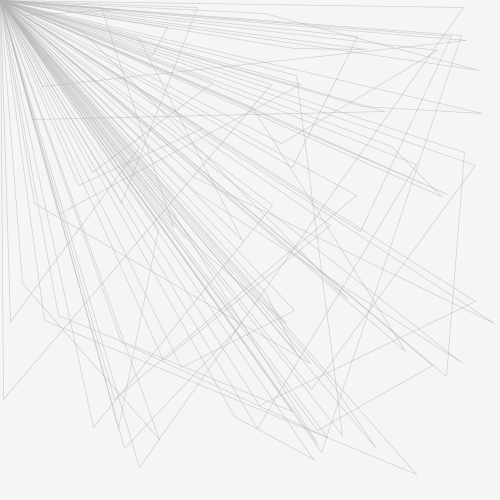
Frame 1 (no input)
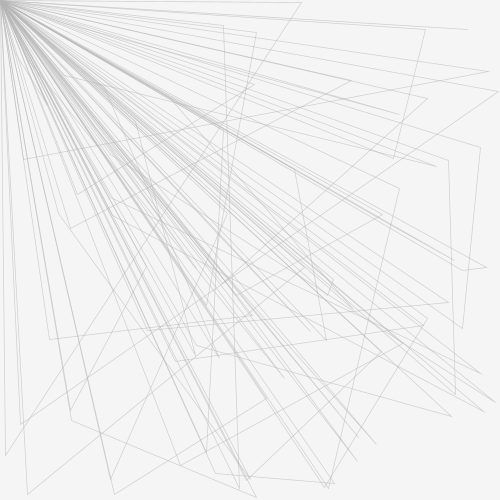
Frame 60 (the mouse pressed at the canvas centre just before this capture)
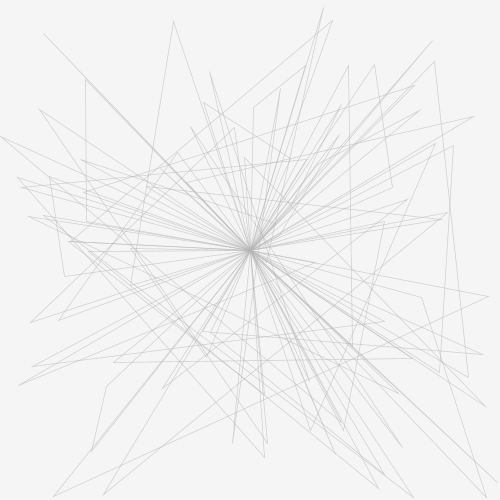
Frame 120 (the mouse held since frame 60 and released just before this capture)

The Processing sketch that drew these frames (run headless with seeded random() and noise(); from frame 60 on, the mouse is pressed at the canvas centre):

// Processing sketch: test
// ── test.pde
int gridSize = 70;

void setup(){
  //fullScreen();
  size(500,500);
  frameRate(10);
}
void draw(){  
    background(245);
    //fill(100,200,200);
    //rect(50,50,100,100);
  for(int x = gridSize/2; x < width; x = x + gridSize){
  for(int y = gridSize/2; y < height; y = y + gridSize){
    //colorMode(RGB);
    stroke(180,150);
    strokeWeight(0.7);
    fill(random(150,250),random(150,230),random(150,200),random(00, 00));
    triangle(mouseX,mouseY,random(width),random(width),random(width),random(width));
  }
  }
}
